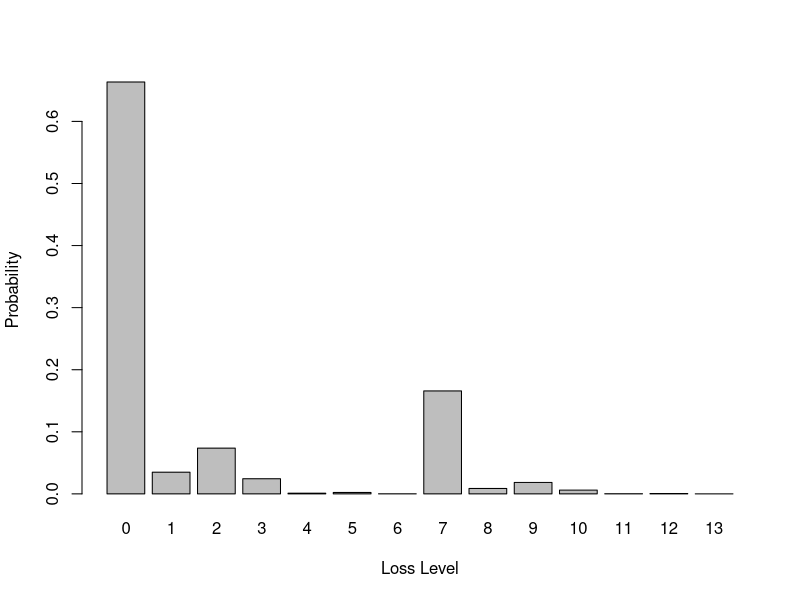

R code for this plot:
## ---- chunk 1
#INPUTS
w = c(2,1,3,7)  # Loss weights
p = c(0.10, 0.05, 0.03, 0.2) # Loss probabilities

#BASIC SET UP
N = length(w)
maxloss = sum(w)
bucket = seq(0,maxloss)
LP = matrix(0,N,maxloss+1)  # probability grid over losses

#DO FIRST FIRM
LP[1,1] = 1-p[1]
LP[1,w[1]+1] = p[1]

#LOOP OVER REMAINING FIRMS
for (i in 2:N) {
  for (j in 1:(maxloss+1)) {
    LP[i,j] = LP[i-1,j]*(1-p[i]) 
    if (bucket[j]-w[i] >= 0) {
      LP[i,j] = LP[i,j] + LP[i-1,j-w[i]]*p[i]
    } 
  }
}
	
LP = t(LP)
print(LP)
## ---- chunk 2
barplot(LP[,N], names.arg=bucket, xlab='Loss Level', ylab='Probability')
